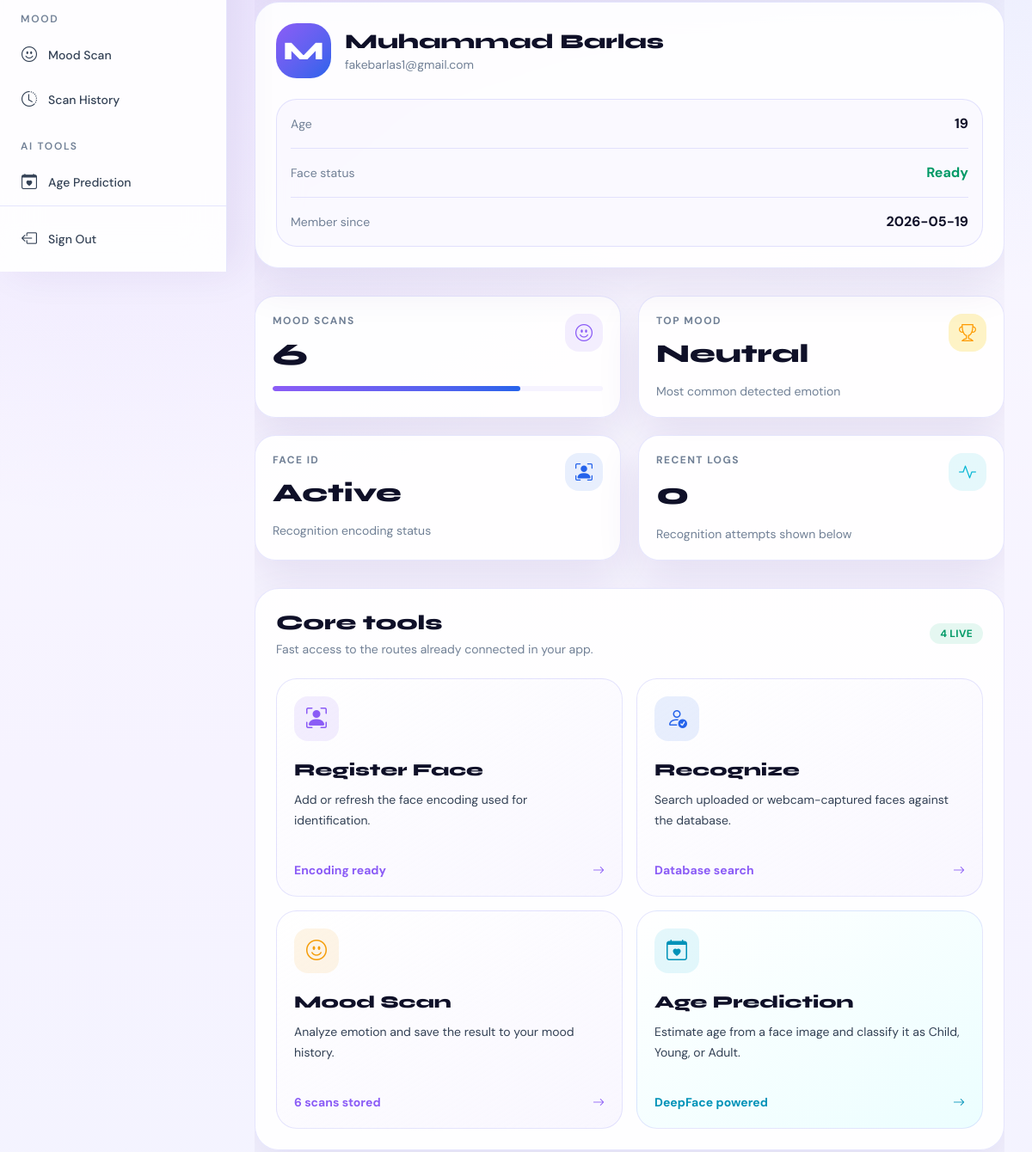
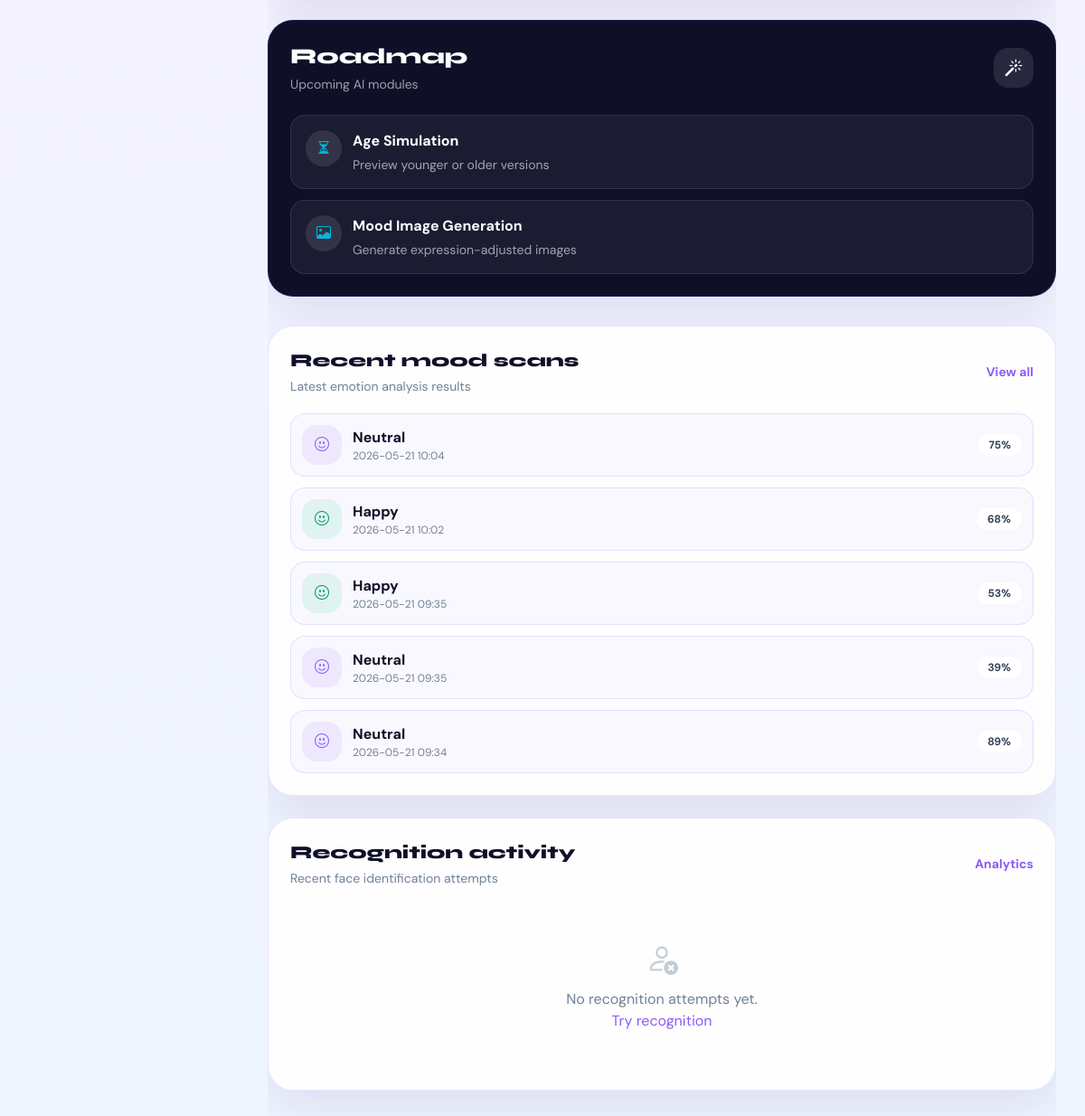
The app's page /dashboard/ (signed in, lower part), older data (2 pictures, top to bottom).
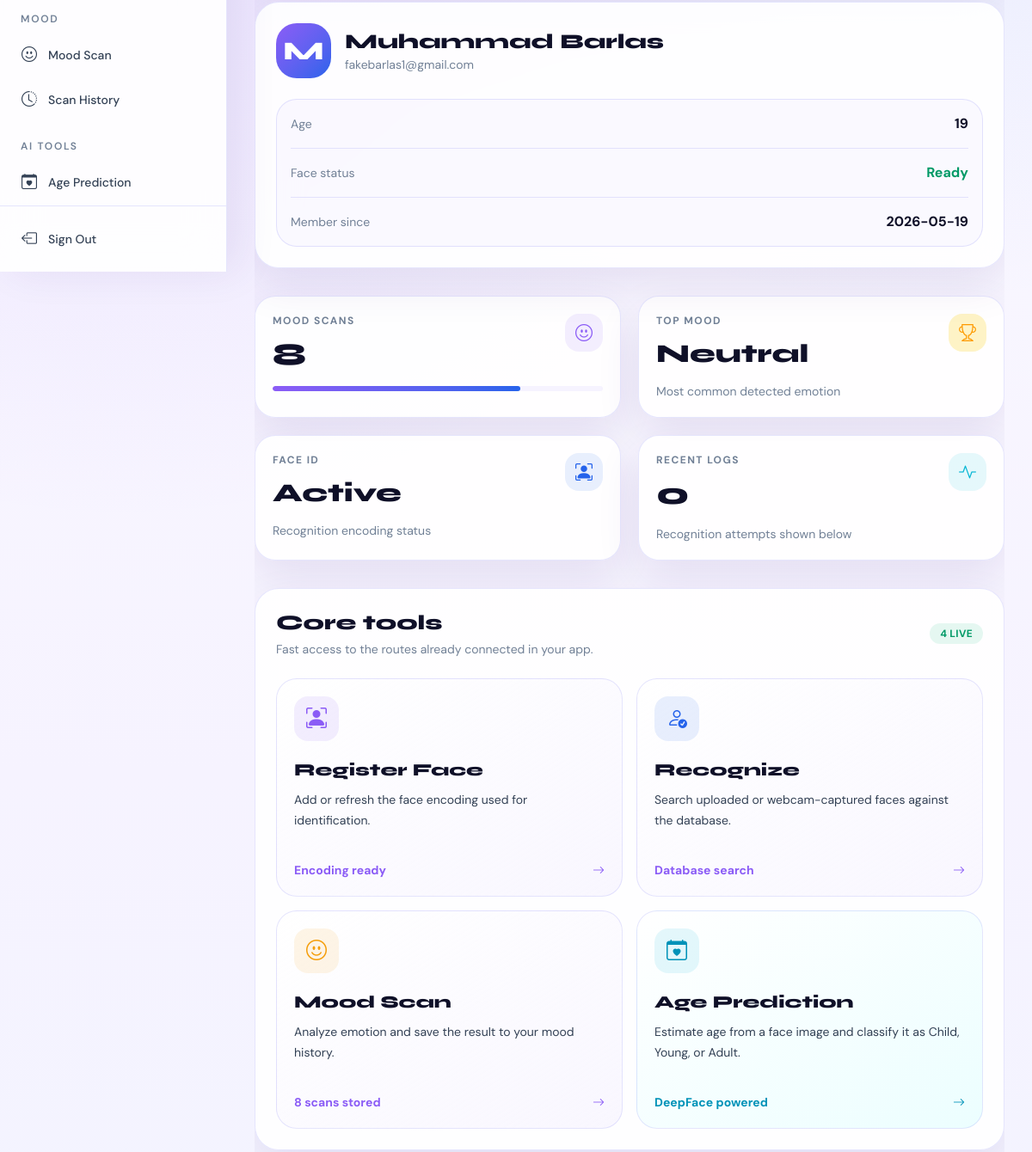
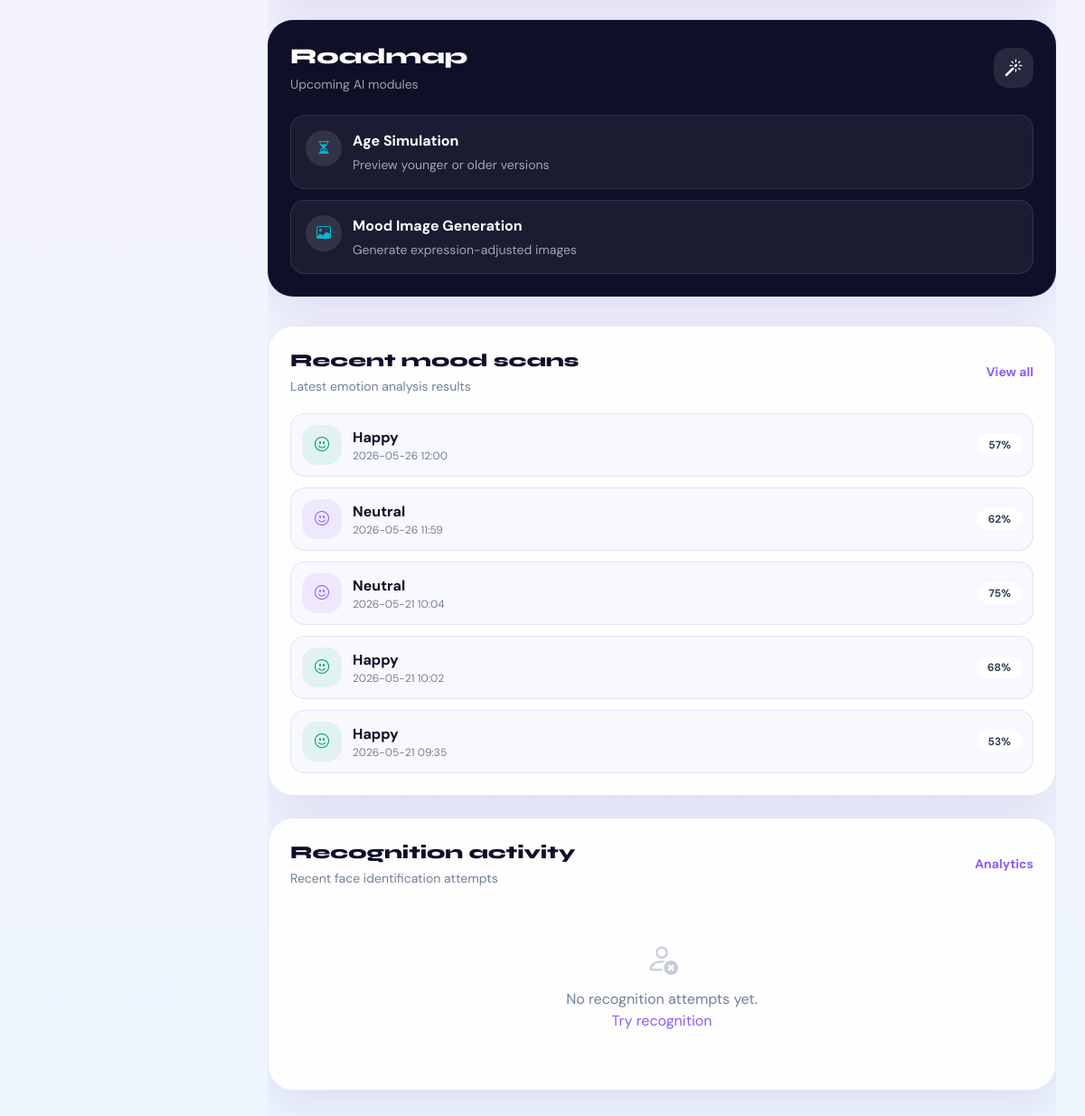
The same page, newer data (2 pictures, top to bottom).
### tables this page shows
CREATE TABLE mood_logs (
            id               INTEGER PRIMARY KEY AUTOINCREMENT,
            user_id          INTEGER NOT NULL,
            dominant_emotion TEXT    NOT NULL,
            confidence       REAL    NOT NULL,
            mood_category    TEXT,
            all_scores_json  TEXT,
            image_path       TEXT,
            created_at       TIMESTAMP DEFAULT CURRENT_TIMESTAMP,
            FOREIGN KEY (user_id) REFERENCES users(id)
        );

### routes/dashboard_routes.py (the view)
@bp.route("/", methods=["GET"])
@login_required
def index():
    user_id = session["user_id"]
    user    = get_current_user()
    summary = get_dashboard_summary(user_id)
    return render_template(
        "dashboard/dashboard.html",
        user    = user,
        summary = summary
    )

### database.py (called while the page is built)
def get_db_connection():
    conn = sqlite3.connect(Config.DATABASE_PATH)
    conn.row_factory = sqlite3.Row  # Access columns by name
    return conn

### repositories/face_repo.py (called while the page is built)
def has_face_registered(user_id):
    conn = get_db_connection()
    result = conn.execute(
        "SELECT id FROM face_encodings WHERE user_id = ? LIMIT 1",
        (user_id,)
    ).fetchone()
    conn.close()
    return result is not None

### repositories/mood_repo.py (called while the page is built)
def get_recent_moods(user_id, limit=5):
    conn = get_db_connection()
    rows = conn.execute(
        """
        SELECT dominant_emotion, confidence, mood_category, created_at
        FROM mood_logs
        WHERE user_id = ?
        ORDER BY created_at DESC
        LIMIT ?
        """,
        (user_id, limit)
    ).fetchall()
    conn.close()
    return [dict(row) for row in rows]

def get_total_scans(user_id):
    conn = get_db_connection()
    result = conn.execute(
        "SELECT COUNT(*) as total FROM mood_logs WHERE user_id = ?",
        (user_id,)
    ).fetchone()
    conn.close()
    return result["total"] if result else 0

### services/auth_service.py (called while the page is built)
def get_current_user():
    user_id = session.get("user_id")  # Get ID stored during login
    if not user_id:
        return None
    return get_user_by_id(user_id)

### templates/dashboard/dashboard.html (shortened to what the changed rows need)
{% extends "base.html" %}
{% block content %}
<div class="space-y-8 overflow-x-clip">
    <section class="grid grid-cols-1 gap-5 sm:grid-cols-2 2xl:grid-cols-4">
        <div class="rounded-[24px] border border-af-border bg-white/90 p-5 shadow-af-card">
            <div class="flex items-start justify-between gap-3">
                <div>
                    <div class="text-xs font-bold uppercase tracking-[0.12em] text-af-muted">Mood scans</div>
                    <div class="mt-3 font-display text-4xl font-extrabold text-af-text">{{ summary.total_scans }}</div>
                </div>
            </div>
        </div>
    </section>
    <section class="grid grid-cols-1 gap-6 xl:grid-cols-[minmax(0,1fr)_380px]">
        <div class="rounded-[28px] border border-af-border bg-white/90 p-6 shadow-af-card">
            <div class="mb-6 flex flex-wrap items-center justify-between gap-3">
                <div>
                    <h2 class="font-display text-2xl font-extrabold text-af-text">Core tools</h2>
                </div>
            </div>
            <div class="grid grid-cols-1 gap-4 md:grid-cols-2 2xl:grid-cols-4">
                <a href="{{ url_for('mood.scan') }}" class="group rounded-3xl border border-af-border bg-gradient-to-br from-white to-af-base/70 p-5 no-underline transition hover:-translate-y-1 hover:border-af-border-accent hover:shadow-af-glow">
                    <div class="mt-5 flex items-center justify-between text-sm font-bold text-af-accent">
                        <span>{{ summary.total_scans }} scans stored</span>
                        <i class="bi bi-arrow-right transition group-hover:translate-x-1"></i>
                    </div>
                </a>
            </div>
        </div>
        <div class="rounded-[28px] border border-af-border bg-af-text p-6 text-white shadow-af-card">
            <div class="flex items-center justify-between gap-3">
                <div>
                    <h2 class="font-display text-2xl font-extrabold">Roadmap</h2>
                </div>
            </div>
            <div class="mt-6 space-y-3">
                {% for icon, title, detail in [
                    ('bi-hourglass-split', 'Age Simulation', 'Preview younger or older versions'),
                    ('bi-image', 'Mood Image Generation', 'Generate expression-adjusted images')
                ] %}
                <div class="flex items-start gap-3 rounded-2xl border border-white/10 bg-white/5 p-4">
                    <div class="grid h-10 w-10 shrink-0 place-items-center rounded-xl bg-white/10 text-af-accent-3">
                        <i class="bi {{ icon }}"></i>
                    </div>
                    <div>
                        <div class="font-bold">{{ title }}</div>
                        <div class="mt-1 text-sm text-white/60">{{ detail }}</div>
                    </div>
                </div>
                {% endfor %}
            </div>
        </div>
    </section>
    <section class="grid grid-cols-1 gap-6 xl:grid-cols-2">
        <div class="rounded-[28px] border border-af-border bg-white/90 p-6 shadow-af-card">
            <div class="mb-5 flex items-center justify-between gap-3">
                <div>
                    <h2 class="font-display text-xl font-extrabold text-af-text">Recent mood scans</h2>
                </div>
            </div>
            {% if summary.recent_moods %}
                <div class="space-y-3">
                    {% for log in summary.recent_moods %}
                    <div class="flex items-center gap-3 rounded-2xl border border-af-border bg-af-base/60 p-3">
                        <div class="grid h-11 w-11 shrink-0 place-items-center rounded-2xl {% if log.mood_category == 'Positive' %}bg-emerald-500/10 text-emerald-600{% elif log.mood_category == 'Negative' %}bg-red-500/10 text-red-500{% else %}bg-af-accent/10 text-af-accent{% endif %}">
                            <i class="bi bi-emoji-smile"></i>
                        </div>
                        <div class="min-w-0 flex-1">
                            <div class="font-bold capitalize text-af-text">{{ log.dominant_emotion }}</div>
                            <div class="text-xs text-af-muted">{{ log.created_at[:16] }}</div>
                        </div>
                        <span class="rounded-full bg-white px-3 py-1 text-xs font-bold text-af-secondary">
                            {{ "%.0f"|format(log.confidence * 100) }}%
                        </span>
                    </div>
                    {% endfor %}
                </div>
            {% else %}
                <div class="empty-state">
                    <i class="bi bi-emoji-neutral mb-3 block text-4xl opacity-40"></i>
                    <p>No mood scans yet.<br><a href="{{ url_for('mood.scan') }}" class="text-af-accent">Run your first scan</a></p>
                </div>
            {% endif %}
        </div>
        <div class="rounded-[28px] border border-af-border bg-white/90 p-6 shadow-af-card">
            <div class="mb-5 flex items-center justify-between gap-3">
                <div>
                    <h2 class="font-display text-xl font-extrabold text-af-text">Recognition activity</h2>
                </div>
            </div>
        </div>
    </section>
</div>
{% endblock %}

Row changes from the older to the newer data that the page shows:
no longer on this page (row unchanged): mood_logs: dominant_emotion "Neutral", created_at "2026-05-21 09:35", log.confidence*100 "39"
no longer on this page (row unchanged): mood_logs: dominant_emotion "Neutral", created_at "2026-05-21 09:34", log.confidence*100 "89"
added mood_logs: dominant_emotion "Happy", created_at "2026-05-26 12:00", log.confidence*100 "57", mood_category "Positive" (drawn)
added mood_logs: dominant_emotion "Neutral", created_at "2026-05-26 11:59", log.confidence*100 "62"
Text that changed along with them:
{{ summary.total_scans }}: "6" → "8"
